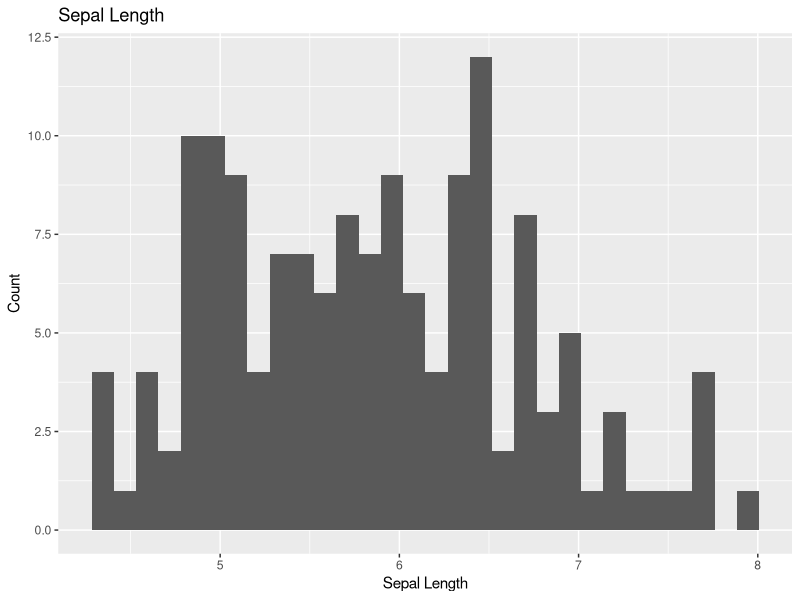
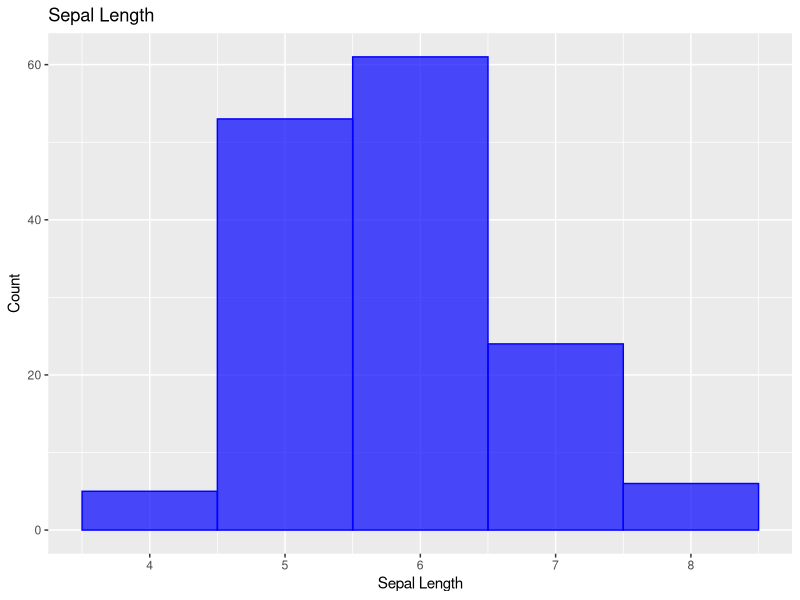
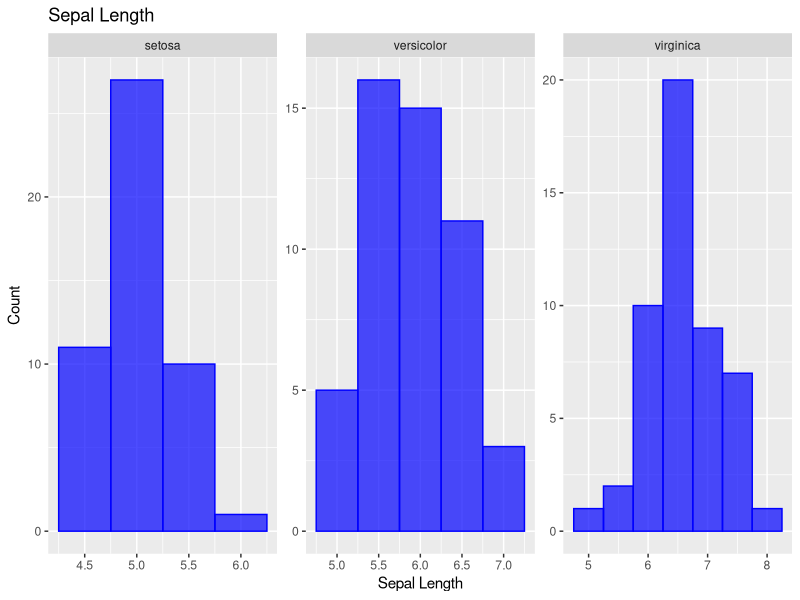
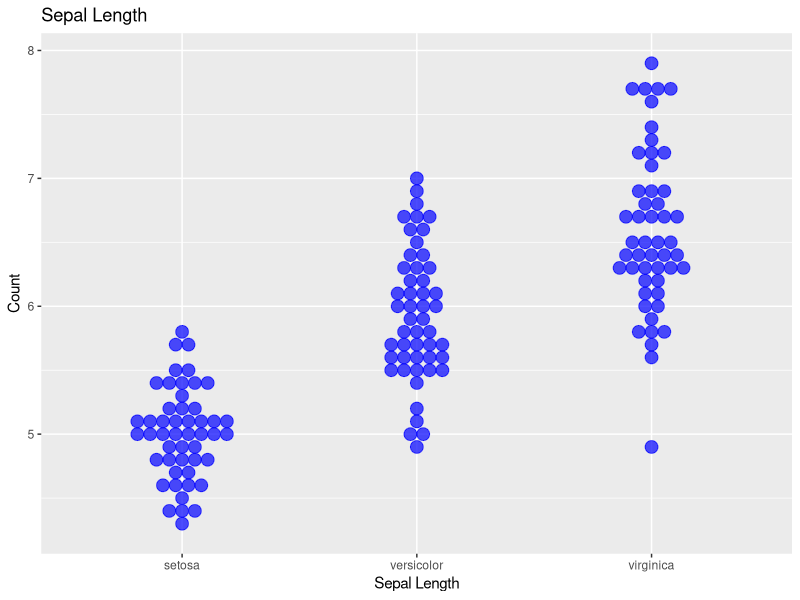
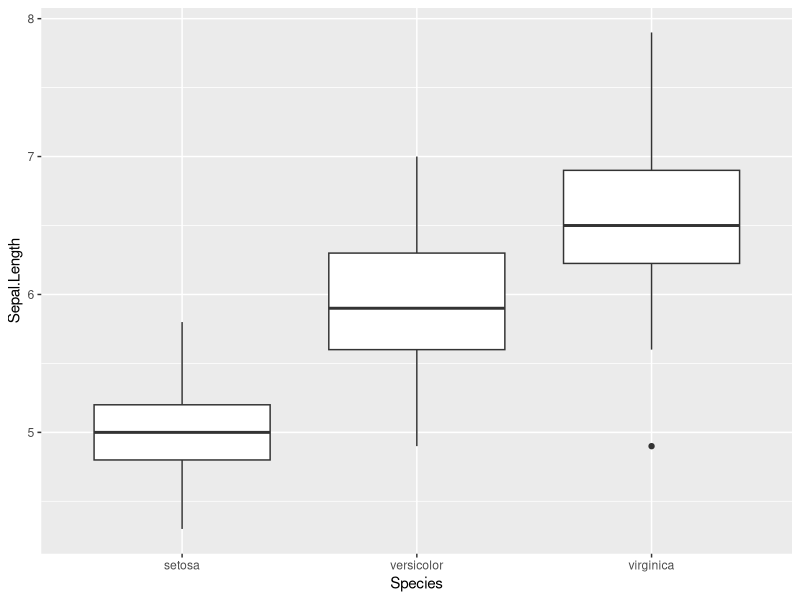
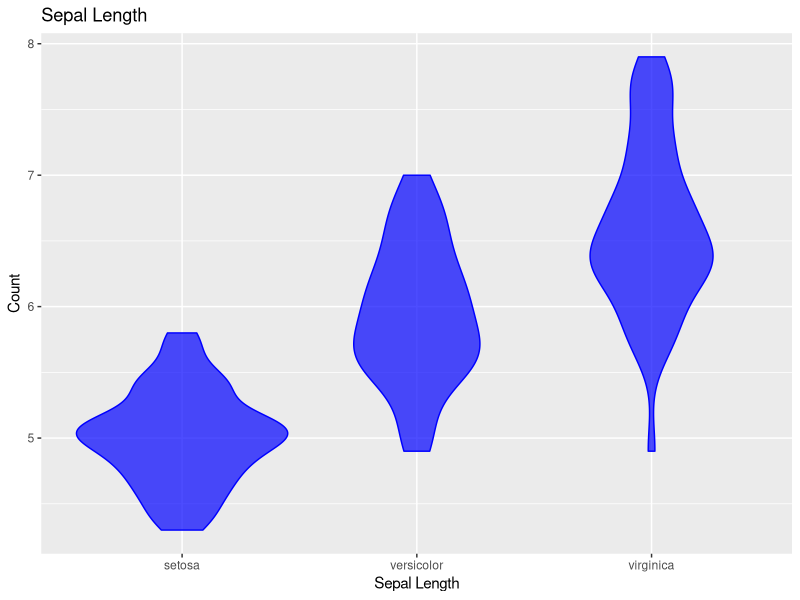
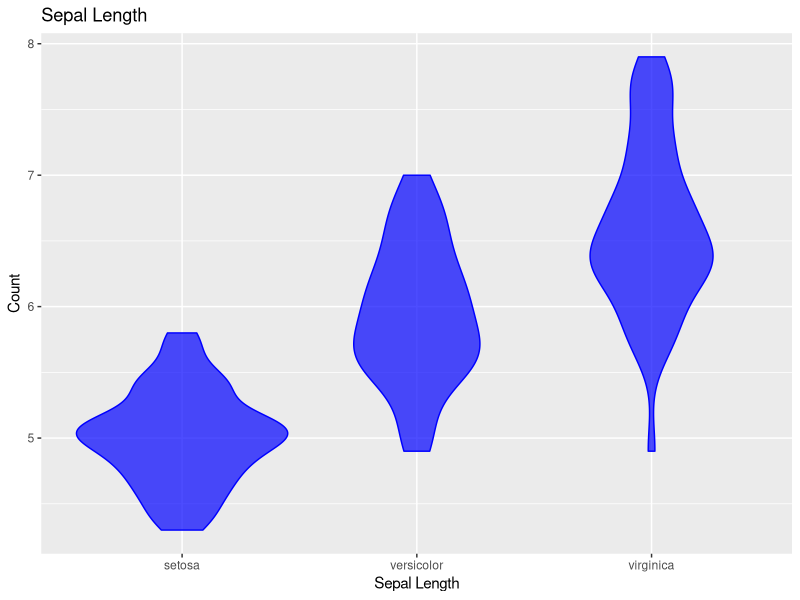
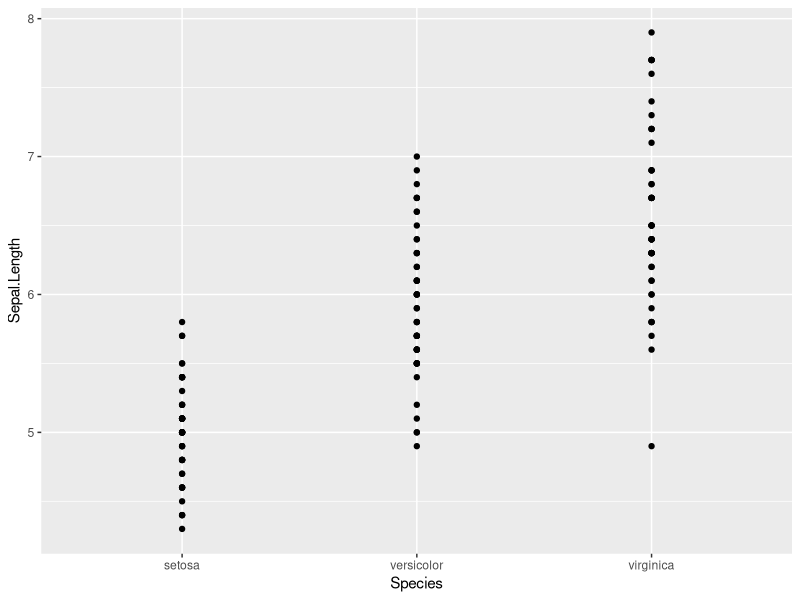

These figures' R source, in order:
## ---- chunk 1
# One new package for summary stats
#install.packages("psych")

# load the libraries each time you restart R
library(tidyverse)
library(lubridate)
library(scales)
library(skimr)


# read in the file
iris.df <- read_csv("data/iris.csv")

glimpse(iris.df)
## ---- chunk 2
#Hitograms with GGPLOT
ggplot(data=iris.df, aes(iris.df$Sepal.Length)) + 
  geom_histogram() +
  labs (title="Sepal Length", x="Sepal Length", y="Count")
## ---- chunk 3
#Hitograms with GGPLOT
ggplot(data=iris.df, aes(iris.df$Sepal.Length)) + 
  geom_histogram(col="blue", fill="blue", alpha=.7, binwidth = 1) +
  labs (title="Sepal Length", x="Sepal Length", y="Count")
## ---- chunk 4
###What if you want to look at all of the species separately
ggplot(data=iris.df, aes(iris.df$Sepal.Length)) + 
  geom_histogram(binwidth = .5,  col="blue", fill="blue", alpha=.7) +
  labs (title="Sepal Length", x="Sepal Length", y="Count") + 
  facet_wrap(~Species, scales = "free") # allows the scales to be free and you can comment this out to see what happens

## ---- chunk 5
ggplot(data=iris.df, aes(x= Species, y=Sepal.Length)) + 
  geom_dotplot(binwidth=0.1, col="blue", fill="blue", alpha=.7, stackdir = "center", binaxis = "y") +
  labs (title="Sepal Length", x="Sepal Length", y="Count") 
## ---- chunk 6
# Box and Whisker plots with limits ####
ggplot(iris.df, aes(x = Species, y = Sepal.Length))+
  geom_boxplot() 
## ---- chunk 7
ggplot(data=iris.df, aes(x= Species, y=Sepal.Length)) + 
  geom_violin(col="blue", fill="blue", alpha=.7, stackdir = "center", binaxis = "y") +
  labs (title="Sepal Length")+
  labs (x="Sepal Length", y="Count") 
## ---- chunk 8

violin.plot <- ggplot(data=iris.df, aes(x= Species, y=Sepal.Length)) + 
  geom_violin(col="blue", fill="blue", alpha=.7) +
  labs (title="Sepal Length")+
  labs (x="Sepal Length", y="Count") 
violin.plot

#Save the file with sizes
ggsave("figures/violin.plot.tiff",plot=violin.plot, width=6, height=6, dpi = 300)



## ---- chunk 9
ggplot(iris.df, aes(x=Species)) +
  geom_point(aes(y=Sepal.Length))
## ---- chunk 10
ggplot(iris.df, aes(x=Species)) +
  geom_point(aes(y=Sepal.Length), color="blue") +
  geom_point(aes(y=Sepal.Width), color="red")
## ---- chunk 11
ggplot(iris.df, aes(x=Species))+
  stat_summary(aes(y=Sepal.Length), fun.y=mean, geom='point', shape=23, size=3, color="red", fill="red") 
## ---- chunk 12
ggplot(iris.df, aes(x=Species))+
  stat_summary(aes(y=Sepal.Length), fun.y=mean, geom='point', shape=23, size=3, color="red", fill="red") +
    stat_summary(aes(y=Sepal.Width), fun.y=mean, geom='point', shape=23, size=3, color="red", fill="blue") 
## ---- chunk 13
ggplot(iris.df, aes(x=Species))+
  stat_summary(aes(y=Sepal.Length), fun.y=mean, geom='point', shape=23, size=3, color="red", fill="red") +
    stat_summary(aes(y=Sepal.Width), fun.y=mean, geom='point', shape=23, size=3, color="blue", fill="blue") +
   stat_summary(aes(y=Sepal.Length), fun.data = mean_se, geom = "errorbar", color="red", width=.1) +
    stat_summary(aes(y=Sepal.Width),fun.data = mean_se, geom = "errorbar", color="blue", width=.1) 

## ---- chunk 14
ggplot(iris.df, aes(x=Species))+
  stat_summary(aes(y=Sepal.Length), fun.y=mean, geom='point', shape=23, size=3, color="red", fill="red") +
    stat_summary(aes(y=Sepal.Width), fun.y=mean, geom='point', shape=23, size=3, color="blue", fill="blue") +
   stat_summary(aes(y=Sepal.Length), fun.data = mean_sdl, geom = "errorbar", color="red", width=.1) +
    stat_summary(aes(y=Sepal.Width),fun.data = mean_sdl, geom = "errorbar", color="blue", width=.1) 

## ---- chunk 15
ggplot(iris.df, aes(x=Species))+
  stat_summary(aes(y=Sepal.Length), fun.y=mean, geom='point', shape=23, size=3, color="red", 
               fill="red", position=position_nudge(x = 0.12, y = 0)) +
    stat_summary(aes(y=Sepal.Width), fun.y=mean, geom='point', shape=23, size=3, color="blue", 
                 fill="blue") +
   stat_summary(aes(y=Sepal.Length), fun.data = mean_sdl, geom = "errorbar", color="red", width=0.1,
                position=position_nudge(x = 0.12, y = 0)) +
    stat_summary(aes(y=Sepal.Width),fun.data = mean_sdl, geom = "errorbar", color="blue", width=0.1) 

